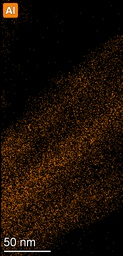
#> input picture EXP1/image/AI.jpg, 123 x 256 px, shrunk from 491 x 1024 before the run
$ python solve.py
#> lines starting #> are read from the running program, lines starting #| are printed output that depends on the picture; after the words box and inside, x2 and y2 are one past the last pixel; in counts of white or black regions, pixels touching at a corner belong together
import os
import numpy as np
import matplotlib.pyplot as plt
import cv2

# 设置图片路径
Al_path = os.path.join("image", "AI.jpg")
Fe_path = os.path.join("image", "Fe.jpg")
P_path = os.path.join("image", "P.jpg")
# print("图片形状:", al.shape)

# 读取三张图片
Al = cv2.imread(Al_path)
#> Al is the input picture: shape (256, 123, 3); mean B, G, R 5.6, 14.6, 27.1
Fe = cv2.imread(Fe_path)
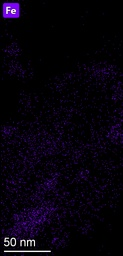
#> input picture EXP1/image/Fe.jpg, 123 x 256 px, shrunk from 491 x 1024 before the run
#> Fe is the input picture: shape (256, 123, 3); mean B, G, R 12.9, 2.8, 7.2
P = cv2.imread(P_path)
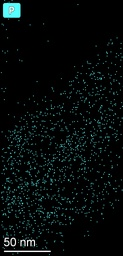
#> input picture EXP1/image/P.jpg, 123 x 256 px, shrunk from 491 x 1024 before the run
#> P is the input picture: shape (256, 123, 3); mean B, G, R 11.1, 11.1, 6.6

# RGB2HSV
def rgb2hsv(img):
    hsv_img = cv2.cvtColor(img, cv2.COLOR_BGR2HSV)
#> hsv_img: shape (256, 123, 3); mean H, S, V 11.7, 169.8, 27.2
    h, s, v = cv2.split(hsv_img)
    return [h, s, v]

# Plot image
def plot_3image(img: list):
    plt.figure(figsize=(15, 15))
    for i, img in enumerate(img):
        plt.subplot(1, 3, i + 1)
        plt.imshow(cv2.cvtColor(img, cv2.COLOR_BGR2RGB))
        plt.axis("off")
        plt.show()

# Plot HSV image
def plot_hsv_image(img: list):
    cv2.imshow('H', img[0])
    cv2.imshow('S', img[1])
    cv2.imshow('V', img[2])
    cv2.waitKey(0)
    cv2.destroyAllWindows()

# 完成实验拓展要求，去除 logo 区域 和 黑白点
def remove_LogoAndPoints(split_img: list):
    h, s, v = split_img
    for i in range(h.shape[0]):
        for j in range(h.shape[1]):
            # 去除黑色像素点
            if 0 <= h[i, j] <= 180 and 0 <= v[i, j] <= 46:
                h[i, j] = 0
                s[i, j] = 0
                v[i, j] = 0
            # 去除白色像素点
            elif 0 <= h[i, j] <= 180 and 221 <= v[i, j] <= 255 and 0 <= s[i, j] <= 30:
                h[i, j] = 0
                s[i, j] = 0
                v[i, j] = 0
            # 去除 logo 区域
            if i <= 70 and 180 <= v[i, j] <= 255:
                h[i, j] = 0
                s[i, j] = 0
                v[i, j] = 0
    return [h, s, v]

# 统计各化学元素的数目
def count_points(img: list):
    h, s, v = img
    cnt = 0
    for i in range(v.shape[0]):
        for j in range(v.shape[1]):
            if v[i, j] != 0:
                cnt += 1
    return cnt

images = [Al, Fe, P]
# plot_3image(images)

Al_hsv = rgb2hsv(Al)
#> Al_hsv = 3 items
Fe_hsv = rgb2hsv(Fe)
#> in rgb2hsv (call 2), `hsv_img = cv2.cvtColor(img, cv2.COLOR_BGR2HSV)`: hsv_img: shape (256, 123, 3); mean H, S, V 89.7, 173.3, 13.1
#> Fe_hsv = 3 items
P_hsv = rgb2hsv(P)
#> in rgb2hsv (call 3), `hsv_img = cv2.cvtColor(img, cv2.COLOR_BGR2HSV)`: hsv_img: shape (256, 123, 3); mean H, S, V 60.5, 152.4, 11.9
#> P_hsv = 3 items
# plot_hsv_image(rgb2hsv(Al))

# 预处理，去除 logo 以及 50nm 标识
pre_Al = remove_LogoAndPoints(Al_hsv)
#> after the loop in remove_LogoAndPoints, `for i in range(h.shape[0]):`:
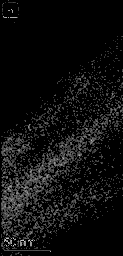
#> v: shape (256, 123); min 0, max 215, mean 14.7
#> pre_Al = 3 items
pre_Fe = remove_LogoAndPoints(Fe_hsv)
#> after the loop in remove_LogoAndPoints (call 2), `for i in range(h.shape[0]):`:
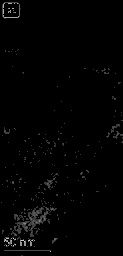
#> v: shape (256, 123); min 0, max 217, mean 2.8
#> pre_Fe = 3 items
pre_P = remove_LogoAndPoints(P_hsv)
#> after the loop in remove_LogoAndPoints (call 3), `for i in range(h.shape[0]):`:
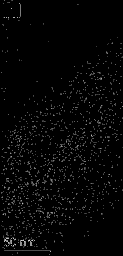
#> v: shape (256, 123); min 0, max 215, mean 5.6
#> pre_P = 3 items

# 统计各化学元素的数目
cnt_Al = count_points(pre_Al)
#> cnt_Al = 6472
cnt_Fe = count_points(pre_Fe)
#> cnt_Fe = 1228
cnt_P = count_points(pre_P)
#> cnt_P = 2285

print("铝元素的点数为: ", cnt_Al)
#| 铝元素的点数为:  6472
print("铁元素的点数为: ", cnt_Fe)
#| 铁元素的点数为:  1228
print("磷元素的点数为: ", cnt_P)
#| 磷元素的点数为:  2285

# 求解重叠量，并将元素两两的重叠量画出来
def cnt2overlap(img1: list, img2: list):
    h1, s1, v1 = img1
    h2, s2, v2 = img2
    # 找到两者重叠的区域
    overlap_mask = (v1 != 0) & (v2 != 0)
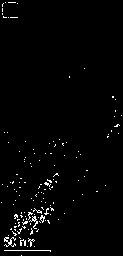
#> overlap_mask: shape (256, 123) bool; 1.8% white in thin lines or dots
    # 计算重叠量
    cnt = np.sum(overlap_mask)
#> cnt = 582
    # 计算 h0, s0, v0
    h0 = np.zeros_like(h1, dtype=np.uint8)
    s0 = np.zeros_like(s1, dtype=np.uint8)
    v0 = np.zeros_like(v1, dtype=np.uint8)
    h0[overlap_mask] = np.clip(h1[overlap_mask] + h2[overlap_mask], 0, 255)
    s0[overlap_mask] = np.clip(s1[overlap_mask] + s2[overlap_mask], 0, 255)
    v0[overlap_mask] = np.clip(v1[overlap_mask] + v2[overlap_mask], 0, 255)
    return cnt, [h0, s0, v0]

# 同理，求三者的重叠量
def cnt3overlap(img1: list, img2: list, img3: list):
    h1, s1, v1 = img1
    h2, s2, v2 = img2
    h3, s3, v3 = img3
    # 找到三者重叠的区域
    overlap_mask = (v1 != 0) & (v2 != 0) & (v3 != 0)
    # 计算重叠量
    cnt = np.sum(overlap_mask)
    # 计算 h0, s0, v0
    h0 = np.zeros_like(h1, dtype=np.uint8)
    s0 = np.zeros_like(s1, dtype=np.uint8)
    v0 = np.zeros_like(v1, dtype=np.uint8)
    h0[overlap_mask] = np.clip(h1[overlap_mask] + h2[overlap_mask] + h3[overlap_mask], 0, 255)
    s0[overlap_mask] = np.clip(s1[overlap_mask] + s2[overlap_mask] + s3[overlap_mask], 0, 255)
    v0[overlap_mask] = np.clip(v1[overlap_mask] + v2[overlap_mask] + v3[overlap_mask], 0, 255)
    return cnt, [h0, s0, v0]

# 算两两重叠率
cnt_Al_and_Fe, img_Al_and_Fe = cnt2overlap(pre_Al, pre_Fe)
#> cnt_Al_and_Fe = 582; img_Al_and_Fe = 3 items
cnt_Al_and_P, img_Al_and_P = cnt2overlap(pre_Al, pre_P)
#> in cnt2overlap (call 2), `overlap_mask = (v1 != 0) & (v2 != 0)`: overlap_mask: shape (256, 123) bool; 3.2% white in thin lines or dots
#> cnt_Al_and_P = 1021; img_Al_and_P = 3 items
cnt_Fe_and_P, img_Fe_and_P = cnt2overlap(pre_Fe, pre_P)
#> in cnt2overlap (call 3), `overlap_mask = (v1 != 0) & (v2 != 0)`: overlap_mask: shape (256, 123) bool; 0.95% white in thin lines or dots
#> cnt_Fe_and_P = 298; img_Fe_and_P = 3 items

img_Al_and_Fe = cv2.cvtColor(cv2.merge(img_Al_and_Fe), cv2.COLOR_HSV2BGR)
img_Al_and_P = cv2.cvtColor(cv2.merge(img_Al_and_P), cv2.COLOR_HSV2BGR)
img_Fe_and_P = cv2.cvtColor(cv2.merge(img_Fe_and_P), cv2.COLOR_HSV2BGR)

print("铝和铁的重叠量为: ", cnt_Al_and_Fe)
#| 铝和铁的重叠量为:  582
print("铝和磷的重叠量为: ", cnt_Al_and_P)
#| 铝和磷的重叠量为:  1021
print("铁和磷的重叠量为: ", cnt_Fe_and_P)
#| 铁和磷的重叠量为:  298
# plot_3image([img_Al_and_Fe, img_Al_and_P, img_Fe_and_P])

# 算三者重叠率
cnt_all, img_all = cnt3overlap(pre_Al, pre_Fe, pre_P)
#> in cnt3overlap, `overlap_mask = (v1 != 0) & (v2 != 0) & (v3 != 0)`:
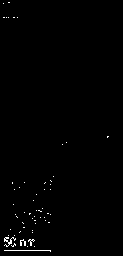
#> overlap_mask: shape (256, 123) bool; 0.68% white in thin lines or dots, all inside (x1, y1, x2, y2) = (3, 2, 109, 252)
#> in cnt3overlap, `cnt = np.sum(overlap_mask)`: cnt = 215
#> cnt_all = 215; img_all = 3 items
img_all = cv2.cvtColor(cv2.merge(img_all), cv2.COLOR_HSV2BGR)
print("铝、铁、磷三者的重叠量为: ", cnt_all)
#| 铝、铁、磷三者的重叠量为:  215
cv2.imshow('All overlap', img_all)
cv2.waitKey(0)
cv2.destroyAllWindows()

# 保存两两元素重叠的图片、保存三者元素重叠的图片
if not os.path.exists("image_output"):
    os.makedirs("image_output")
cv2.imwrite(os.path.join("image_output", "Al_and_Fe.jpg"), img_Al_and_Fe)
cv2.imwrite(os.path.join("image_output", "Al_and_P.jpg"), img_Al_and_P)
cv2.imwrite(os.path.join("image_output", "Fe_and_P.jpg"), img_Fe_and_P)
cv2.imwrite(os.path.join("image_output", "All_overlap.jpg"), img_all)
